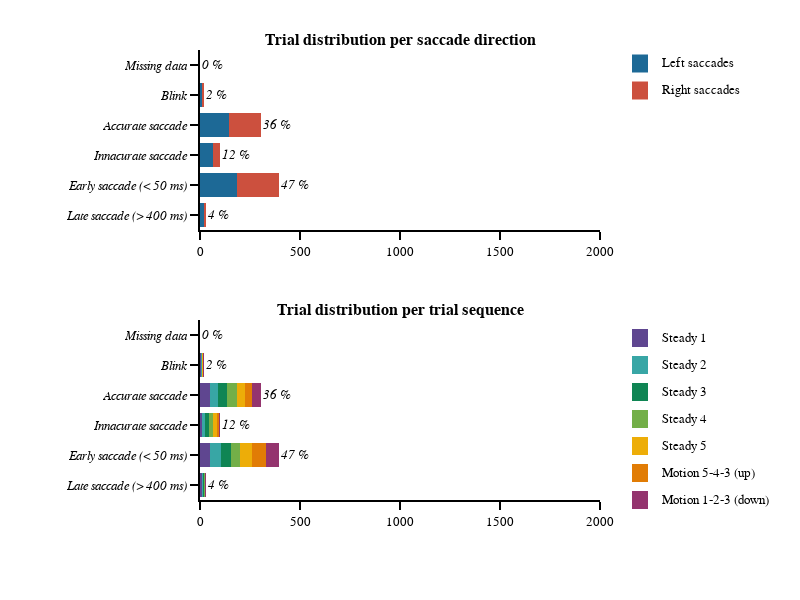

Source (notebook cell):
### Markdown cell above
#### Saccade analysis output graph

### Code cell
# general figure settings
template_specs = dict(  axes_color="rgba(0, 0, 0, 1)",
                        axes_width=2,
                        axes_font_size=13,
                        bg_col="rgba(255, 255, 255, 1)",
                        font='Helvetica',
                        title_font_size=15,
                        plot_width=1.5)
fig_template = plotly_template(template_specs)

# figure specific settings
x_range = [0,2000]
colors_panel = px.colors.qualitative.Prism
subplot_titles = ('<b>Trial distribution per saccade direction<b>','<b>Trial distribution per trial sequence<b>')
analysis_crit = ['<i>Missing data<i>', '<i>Blink<i>', '<i>Accurate saccade<i>', #'<i>Corrective saccade<i>', 
                 '<i>Innacurate saccade<i>','<i>Early saccade (< 50 ms)<i>','<i>Late saccade (> 400 ms)<i>']
analysis_crit_df = ['miss_time_trial','blink_trial','main_sac_trial',#'cor_sac_trial',
                    'innacurate_sac_trial','early_sac_trial','late_sac_trial']
x_label='Trials'
tss = ['Steady 1', 'Steady 2', 'Steady 3', 'Steady 4', 'Steady 5', 'Motion 5-4-3 (up)', 'Motion 1-2-3 (down)']
sds = ['Left saccades', 'Right saccades']
ts_cols = [colors_panel[0], colors_panel[2], colors_panel[3], colors_panel[4], colors_panel[5], colors_panel[6], colors_panel[8]]
sd_cols = [colors_panel[1], colors_panel[7]]
x_legend = 1.15
y_legend_step = 0.06
y_legend_sd = 0.97
y_legend_ts = 0.36
rad_leg = 0.04

# subplot settings
rows, cols = 2, 1
fig_height, fig_width = 600,800
column_widths,row_heights = [1],[1,1]
sb_specs = [[{}],[{}]]
fig = make_subplots(rows=rows, cols=cols, specs=sb_specs, print_grid=False, vertical_spacing=0.2, horizontal_spacing=0.05, 
                    column_widths=column_widths, row_heights=row_heights, shared_yaxes=True, subplot_titles=subplot_titles)

# Right / Left saccades
# ---------------------
for sd_num, sd in enumerate(sds):
    # plot
    fig.append_trace(go.Bar(y=analysis_crit, x=df_all.loc[(df_all.saccade_direction == sd_num+1)][analysis_crit_df].sum(), 
                            orientation='h', name=sd, marker_color=sd_cols[sd_num]),row=1, col=1)
    # legend
    fig.add_annotation(xref='paper', yref='paper', x=x_legend, y=y_legend_sd-y_legend_step*sd_num, 
                       text=sd, showarrow=False, font_size = template_specs['axes_font_size'],xanchor = 'left', yanchor='middle')
    fig.add_shape(type='rect',xref='paper', yref='paper', fillcolor=sd_cols[sd_num],line_width=0,
                  x0=x_legend-0.05-rad_leg/2, y0=y_legend_sd-y_legend_step*sd_num-rad_leg/2, 
                  x1=x_legend-0.05+rad_leg/2, y1=y_legend_sd-y_legend_step*sd_num+rad_leg/2)
    
# annotation value
for num_crit, crit_name in enumerate(analysis_crit_df):
    fig.add_annotation(x=df_all[crit_name].sum(), y=num_crit, text='<i>{:1.0f} %<i>'.format(df_all[crit_name].mean()*100), 
                       showarrow=False, font_size = template_specs['axes_font_size'],xanchor = 'left', row=1, col=1)

# Trials sequence
# ---------------
for ts_num, ts in enumerate(tss):
    # plot
    fig.append_trace(go.Bar(y=analysis_crit, x=df_all.loc[(df_all.trial_sequence == ts_num+1)][analysis_crit_df].sum(), 
                            orientation='h', name=ts, marker_color=ts_cols[ts_num]),row=2, col=1)
    # legend
    fig.add_annotation(xref='paper', yref='paper', x=x_legend, y=y_legend_ts-(y_legend_step*ts_num), 
                       text=ts, showarrow=False, font_size = template_specs['axes_font_size'], xanchor = 'left', yanchor='middle')
    fig.add_shape(type='rect',xref='paper', yref='paper', fillcolor=ts_cols[ts_num],line_width=0,
                  x0=x_legend-0.05-rad_leg/2, y0=y_legend_ts-y_legend_step*ts_num-rad_leg/2, 
                  x1=x_legend-0.05+rad_leg/2, y1=y_legend_ts-y_legend_step*ts_num+rad_leg/2)

for num_crit, crit_name in enumerate(analysis_crit_df):
    fig.add_annotation(x=df_all[crit_name].sum(), y=num_crit, text='<i>{:1.0f} %<i>'.format(df_all[crit_name].mean()*100), 
                       showarrow=False, font_size = template_specs['axes_font_size'],xanchor = 'left', row=2, col=1)


# axes settings
for row in np.arange(rows):
    for col in np.arange(cols):
        fig.update_xaxes(visible=True, ticklen=8, linewidth=template_specs['axes_width'], range=x_range, row=row+1, col=col+1)
        fig.update_yaxes(visible=True, ticklen=8, linewidth=template_specs['axes_width'], autorange="reversed", row=row+1, col=col+1)
    
# Save figure
fig.layout.update(template=fig_template, width=fig_width, height=fig_height, margin_l=200, margin_r=200, margin_t=50, margin_b=100, barmode='stack', showlegend=False)
fig.show()
if not os.path.exists(fig_dir):os.mkdir(fig_dir)    
fig.write_image('{}/{}_trial_dist.pdf'.format(fig_dir, subject))

### Figure 1 — Plotly figure (JSON) as saved in the notebook; plotly's stock layout.template omitted (floating-point values rounded to 4 significant figures)
{"data": [{"marker": {"color": "rgb(29, 105, 150)"}, "name": "Left saccades", "orientation": "h", "type": "bar", "x": [0, 10, 147, 67, 184, 20], "xaxis": "x", "y": ["<i>Missing data<i>", "<i>Blink<i>", "<i>Accurate saccade<i>", "<i>Innacurate saccade<i>", "<i>Early saccade (< 50 ms)<i>", "<i>Late saccade (> 400 ms)<i>"], "yaxis": "y"}, {"marker": {"color": "rgb(204, 80, 62)"}, "name": "Right saccades", "orientation": "h", "type": "bar", "x": [0, 10, 157, 34, 210, 11], "xaxis": "x", "y": ["<i>Missing data<i>", "<i>Blink<i>", "<i>Accurate saccade<i>", "<i>Innacurate saccade<i>", "<i>Early saccade (< 50 ms)<i>", "<i>Late saccade (> 400 ms)<i>"], "yaxis": "y"}, {"marker": {"color": "rgb(95, 70, 144)"}, "name": "Steady 1", "orientation": "h", "type": "bar", "x": [0, 4, 51, 9, 48, 8], "xaxis": "x2", "y": ["<i>Missing data<i>", "<i>Blink<i>", "<i>Accurate saccade<i>", "<i>Innacurate saccade<i>", "<i>Early saccade (< 50 ms)<i>", "<i>Late saccade (> 400 ms)<i>"], "yaxis": "y2"}, {"marker": {"color": "rgb(56, 166, 165)"}, "name": "Steady 2", "orientation": "h", "type": "bar", "x": [0, 4, 41, 16, 55, 5], "xaxis": "x2", "y": ["<i>Missing data<i>", "<i>Blink<i>", "<i>Accurate saccade<i>", "<i>Innacurate saccade<i>", "<i>Early saccade (< 50 ms)<i>", "<i>Late saccade (> 400 ms)<i>"], "yaxis": "y2"}, {"marker": {"color": "rgb(15, 133, 84)"}, "name": "Steady 3", "orientation": "h", "type": "bar", "x": [0, 3, 43, 18, 53, 7], "xaxis": "x2", "y": ["<i>Missing data<i>", "<i>Blink<i>", "<i>Accurate saccade<i>", "<i>Innacurate saccade<i>", "<i>Early saccade (< 50 ms)<i>", "<i>Late saccade (> 400 ms)<i>"], "yaxis": "y2"}, {"marker": {"color": "rgb(115, 175, 72)"}, "name": "Steady 4", "orientation": "h", "type": "bar", "x": [0, 1, 49, 20, 46, 4], "xaxis": "x2", "y": ["<i>Missing data<i>", "<i>Blink<i>", "<i>Accurate saccade<i>", "<i>Innacurate saccade<i>", "<i>Early saccade (< 50 ms)<i>", "<i>Late saccade (> 400 ms)<i>"], "yaxis": "y2"}, {"marker": {"color": "rgb(237, 173, 8)"}, "name": "Steady 5", "orientation": "h", "type": "bar", "x": [0, 3, 39, 21, 57, 1], "xaxis": "x2", "y": ["<i>Missing data<i>", "<i>Blink<i>", "<i>Accurate saccade<i>", "<i>Innacurate saccade<i>", "<i>Early saccade (< 50 ms)<i>", "<i>Late saccade (> 400 ms)<i>"], "yaxis": "y2"}, {"marker": {"color": "rgb(225, 124, 5)"}, "name": "Motion 5-4-3 (up)", "orientation": "h", "type": "bar", "x": [0, 1, 37, 9, 72, 2], "xaxis": "x2", "y": ["<i>Missing data<i>", "<i>Blink<i>", "<i>Accurate saccade<i>", "<i>Innacurate saccade<i>", "<i>Early saccade (< 50 ms)<i>", "<i>Late saccade (> 400 ms)<i>"], "yaxis": "y2"}, {"marker": {"color": "rgb(148, 52, 110)"}, "name": "Motion 1-2-3 (down)", "orientation": "h", "type": "bar", "x": [0, 4, 44, 8, 63, 4], "xaxis": "x2", "y": ["<i>Missing data<i>", "<i>Blink<i>", "<i>Accurate saccade<i>", "<i>Innacurate saccade<i>", "<i>Early saccade (< 50 ms)<i>", "<i>Late saccade (> 400 ms)<i>"], "yaxis": "y2"}], "layout": {"annotations": [{"font": {"size": 16}, "showarrow": false, "text": "<b>Trial distribution per saccade direction<b>", "x": 0.5, "xanchor": "center", "xref": "paper", "y": 1, "yanchor": "bottom", "yref": "paper"}, {"font": {"size": 16}, "showarrow": false, "text": "<b>Trial distribution per trial sequence<b>", "x": 0.5, "xanchor": "center", "xref": "paper", "y": 0.4, "yanchor": "bottom", "yref": "paper"}, {"font": {"size": 13}, "showarrow": false, "text": "Left saccades", "x": 1.15, "xanchor": "left", "xref": "paper", "y": 0.97, "yanchor": "middle", "yref": "paper"}, {"font": {"size": 13}, "showarrow": false, "text": "Right saccades", "x": 1.15, "xanchor": "left", "xref": "paper", "y": 0.91, "yanchor": "middle", "yref": "paper"}, {"font": {"size": 13}, "showarrow": false, "text": "<i>0 %<i>", "x": 0, "xanchor": "left", "xref": "x", "y": 0, "yref": "y"}, {"font": {"size": 13}, "showarrow": false, "text": "<i>2 %<i>", "x": 20, "xanchor": "left", "xref": "x", "y": 1, "yref": "y"}, {"font": {"size": 13}, "showarrow": false, "text": "<i>36 %<i>", "x": 304, "xanchor": "left", "xref": "x", "y": 2, "yref": "y"}, {"font": {"size": 13}, "showarrow": false, "text": "<i>12 %<i>", "x": 101, "xanchor": "left", "xref": "x", "y": 3, "yref": "y"}, {"font": {"size": 13}, "showarrow": false, "text": "<i>47 %<i>", "x": 394, "xanchor": "left", "xref": "x", "y": 4, "yref": "y"}, {"font": {"size": 13}, "showarrow": false, "text": "<i>4 %<i>", "x": 31, "xanchor": "left", "xref": "x", "y": 5, "yref": "y"}, {"font": {"size": 13}, "showarrow": false, "text": "Steady 1", "x": 1.15, "xanchor": "left", "xref": "paper", "y": 0.36, "yanchor": "middle", "yref": "paper"}, {"font": {"size": 13}, "showarrow": false, "text": "Steady 2", "x": 1.15, "xanchor": "left", "xref": "paper", "y": 0.3, "yanchor": "middle", "yref": "paper"}, {"font": {"size": 13}, "showarrow": false, "text": "Steady 3", "x": 1.15, "xanchor": "left", "xref": "paper", "y": 0.24, "yanchor": "middle", "yref": "paper"}, {"font": {"size": 13}, "showarrow": false, "text": "Steady 4", "x": 1.15, "xanchor": "left", "xref": "paper", "y": 0.18, "yanchor": "middle", "yref": "paper"}, {"font": {"size": 13}, "showarrow": false, "text": "Steady 5", "x": 1.15, "xanchor": "left", "xref": "paper", "y": 0.12, "yanchor": "middle", "yref": "paper"}, {"font": {"size": 13}, "showarrow": false, "text": "Motion 5-4-3 (up)", "x": 1.15, "xanchor": "left", "xref": "paper", "y": 0.06, "yanchor": "middle", "yref": "paper"}, {"font": {"size": 13}, "showarrow": false, "text": "Motion 1-2-3 (down)", "x": 1.15, "xanchor": "left", "xref": "paper", "y": 0, "yanchor": "middle", "yref": "paper"}, {"font": {"size": 13}, "showarrow": false, "text": "<i>0 %<i>", "x": 0, "xanchor": "left", "xref": "x2", "y": 0, "yref": "y2"}, {"font": {"size": 13}, "showarrow": false, "text": "<i>2 %<i>", "x": 20, "xanchor": "left", "xref": "x2", "y": 1, "yref": "y2"}, {"font": {"size": 13}, "showarrow": false, "text": "<i>36 %<i>", "x": 304, "xanchor": "left", "xref": "x2", "y": 2, "yref": "y2"}, {"font": {"size": 13}, "showarrow": false, "text": "<i>12 %<i>", "x": 101, "xanchor": "left", "xref": "x2", "y": 3, "yref": "y2"}, {"font": {"size": 13}, "showarrow": false, "text": "<i>47 %<i>", "x": 394, "xanchor": "left", "xref": "x2", "y": 4, "yref": "y2"}, {"font": {"size": 13}, "showarrow": false, "text": "<i>4 %<i>", "x": 31, "xanchor": "left", "xref": "x2", "y": 5, "yref": "y2"}], "barmode": "stack", "height": 600, "margin": {"b": 100, "l": 200, "r": 200, "t": 50}, "shapes": [{"fillcolor": "rgb(29, 105, 150)", "line": {"width": 0}, "type": "rect", "x0": 1.08, "x1": 1.12, "xref": "paper", "y0": 0.95, "y1": 0.99, "yref": "paper"}, {"fillcolor": "rgb(204, 80, 62)", "line": {"width": 0}, "type": "rect", "x0": 1.08, "x1": 1.12, "xref": "paper", "y0": 0.89, "y1": 0.93, "yref": "paper"}, {"fillcolor": "rgb(95, 70, 144)", "line": {"width": 0}, "type": "rect", "x0": 1.08, "x1": 1.12, "xref": "paper", "y0": 0.34, "y1": 0.38, "yref": "paper"}, {"fillcolor": "rgb(56, 166, 165)", "line": {"width": 0}, "type": "rect", "x0": 1.08, "x1": 1.12, "xref": "paper", "y0": 0.28, "y1": 0.32, "yref": "paper"}, {"fillcolor": "rgb(15, 133, 84)", "line": {"width": 0}, "type": "rect", "x0": 1.08, "x1": 1.12, "xref": "paper", "y0": 0.22, "y1": 0.26, "yref": "paper"}, {"fillcolor": "rgb(115, 175, 72)", "line": {"width": 0}, "type": "rect", "x0": 1.08, "x1": 1.12, "xref": "paper", "y0": 0.16, "y1": 0.2, "yref": "paper"}, {"fillcolor": "rgb(237, 173, 8)", "line": {"width": 0}, "type": "rect", "x0": 1.08, "x1": 1.12, "xref": "paper", "y0": 0.1, "y1": 0.14, "yref": "paper"}, {"fillcolor": "rgb(225, 124, 5)", "line": {"width": 0}, "type": "rect", "x0": 1.08, "x1": 1.12, "xref": "paper", "y0": 0.04, "y1": 0.08, "yref": "paper"}, {"fillcolor": "rgb(148, 52, 110)", "line": {"width": 0}, "type": "rect", "x0": 1.08, "x1": 1.12, "xref": "paper", "y0": -0.02, "y1": 0.02, "yref": "paper"}], "showlegend": false, "width": 800, "xaxis": {"anchor": "y", "domain": [0, 1], "linewidth": 2, "range": [0, 2000], "ticklen": 8, "type": "linear", "visible": true}, "xaxis2": {"anchor": "y2", "domain": [0, 1], "linewidth": 2, "range": [0, 2000], "ticklen": 8, "type": "linear", "visible": true}, "yaxis": {"anchor": "x", "autorange": true, "domain": [0.6, 1], "linewidth": 2, "range": [5.5, -0.5], "ticklen": 8, "type": "category", "visible": true}, "yaxis2": {"anchor": "x2", "autorange": true, "domain": [0, 0.4], "linewidth": 2, "range": [5.5, -0.5], "ticklen": 8, "type": "category", "visible": true}}}
